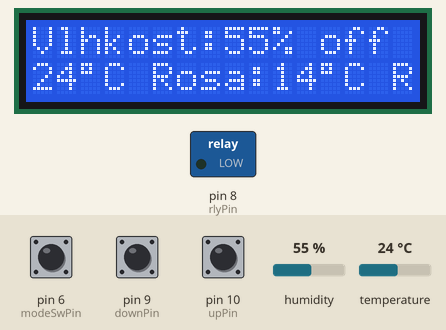
Recording of a sketch running on a simulated Arduino Uno, built with avr-gcc and run on an emulated ATmega328P. Parts: 16×2 character LCD, switched loads named in the sketch (green lamp = pin HIGH). Inputs (shaded band) come from the test bench; at power-on: humidity 55 %, pin 9 (downPin) HIGH, pin 6 (modeSwPin) HIGH, pin 10 (upPin) HIGH, temperature 24 °C. EEPROM starts erased.

Above: at 1.2 s.
1.3 s: humidity set to 72 %
At 2.8 s:
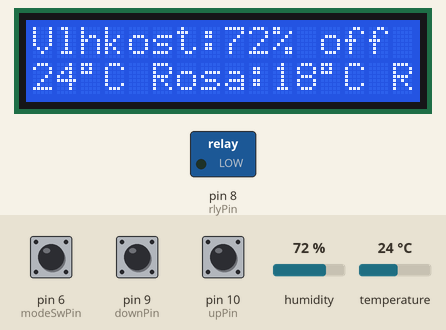
4.0 s: humidity set to 75 %
At 4.8 s:
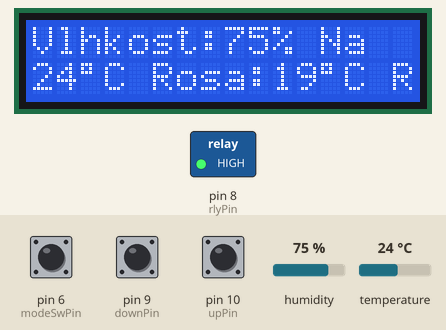
6.7 s: pin 9 (downPin) pulled LOW for 2.35 s
At 9.3 s:
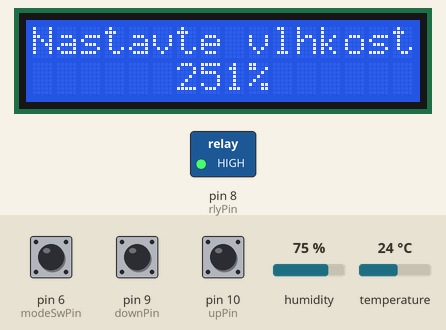
15.0 s: pin 6 (modeSwPin) pulled LOW for 2.35 s
At 16.7 s:
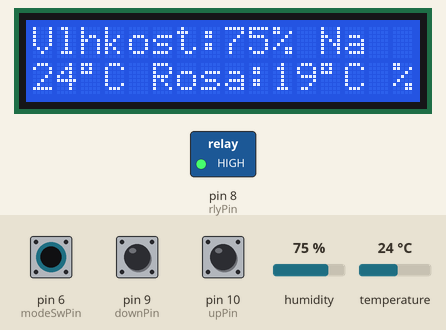
19.6 s: pin 10 (upPin) pulled LOW for 2.35 s
At 20.6 s:
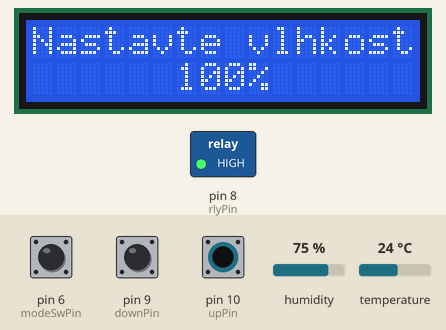
27.9 s: temperature set to 12 °C
At 30.3 s:
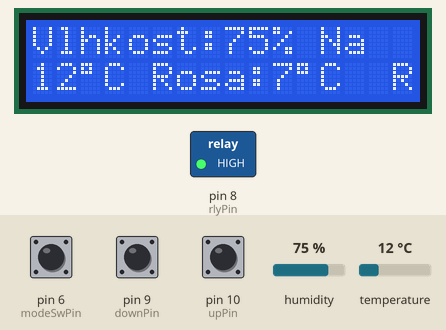
Timing chart, 0 to 31.6 s (numbered marks = the images above; inputs shaded):
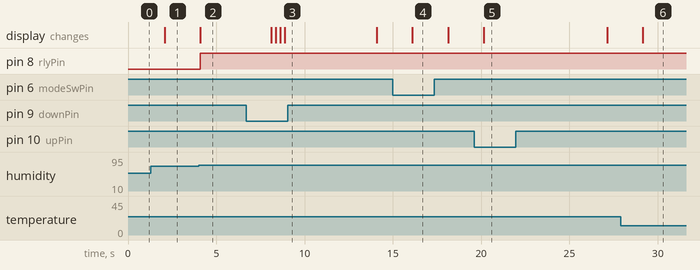

The sketch:

Simpler_dehumidifier_controller.ino
```cpp
// (licence header left out)
#include <dht.h>
dht DHT;
#define DHT22_PIN 7 // DHT data connected to pin 7
#include <LiquidCrystal.h>
#include <EEPROM.h>

LiquidCrystal lcd(12, 11, 5, 4, 3, 2);

// define constants & global variables
const int rlyPin = 8; //defines pin the relay is connected to. relay is active low
boolean confidence = 0; //confidence default
boolean mode = true; // True if dew point selected, false if humidity selected
const int TimerLength = 1800;// number of seconds in an hour / 2 - this sets the minimum time the dehumidifier will remain on for.
int Timer = 0; //timer is off to start
const int modeSwPin = 6;
const int upPin = 10;
const int downPin = 9;
int setPointHumidity; // humidity % set point
int setPointTimer = 0;
int setPointEEPROM;

void setup()
{

  lcd.begin(16, 2); // defines the LCD as a 16 x 2
  pinMode (rlyPin, OUTPUT); // sets our relay pin
  digitalWrite (rlyPin, LOW); // sets the relay off for default condition.
  pinMode (modeSwPin, INPUT_PULLUP); // sets mode switch pin
  pinMode (upPin, INPUT_PULLUP); // sets up control pin
  pinMode (downPin, INPUT_PULLUP); // sets down control pin
  setPointHumidity = EEPROM.read(0);

}

void loop()
{
  int chk = DHT.read22(DHT22_PIN); // these 4 lines get data from the sensor
  int dew = dewPointFast(DHT.temperature, DHT.humidity); // calculate dew point in degrees C
  int temp = (DHT.temperature);
  int humidity = (DHT.humidity);
  int dewTrip = dew + 5; // dew point trip 5 degrees before dew point
  readModeSwitch ();
  setPointAdjust ();

  // writes information about the system to the LCD
  lcd.clear ();
  lcd.print("Vlhkost:"); // Czech for humidity!
  lcd.print (humidity);
  lcd.print("%");
  lcd.setCursor(0, 1);
  lcd.print(temp);
  lcd.print((char)0xDF);
  lcd.print("C");
  lcd.setCursor(5, 1);
  lcd.print("Rosa:"); // Czech for dew!
  lcd.print(dew);
  lcd.print((char)0xDF);
  lcd.print("C");


  // dew detect loop. If the dewTrip point is reached, start the timer running and set the dewFlag flag
  if (mode == true) {
    if ( temp <= dewTrip)  {
      Timer = 1;
    }

    if (Timer >= TimerLength) { // If the timer has expired switch the dehumidifier off.
      Timer = 0;
      digitalWrite (rlyPin, LOW);

    }
  }

  if (mode == false) {
    if (humidity >= setPointHumidity) {
      Timer = 1;
    }
  }


  if (Timer != 0) {               // If the timer is running, switch the dehumidifier on , and write On to the lcd.
    digitalWrite (rlyPin, HIGH);
    lcd.setCursor (12, 0);
    lcd.print ("Na");
    Timer++;
  }

  else {
    lcd.setCursor (12, 0);
    lcd.print ("off");
  }

    if (mode == true) {
      lcd.setCursor(15, 1);
      lcd.print ("R");

    }
   else {
      lcd.setCursor(15, 1);
      lcd.print ("%");
    }

  delay(2000); // we can only get data from the sensor once every 2 seconds.
}

double dewPointFast(double celsius, double humidity)
{
  double a = 17.271;
  double b = 237.7;
  double temp = (a * celsius) / (b + celsius) + log(humidity * 0.01);
  double Td = (b * temp) / (a - temp);
  return Td;
}

void readModeSwitch () {

  if (digitalRead (modeSwPin) == true) {
    mode = true;
  }
  else {
    mode = false;
  }

}

void setPointAdjust () {

  if (digitalRead (upPin) == false) {
    setPointHumidity++;
    if (setPointHumidity >= 101) {
      setPointHumidity = 100;
    }
    lcd.setCursor (0, 0);
    lcd.print ("Nastavte vlhkost  ");
    lcd.setCursor (0, 1);
    lcd.print ("      ");
    lcd.print (setPointHumidity);
    lcd.print ("%               ");
    delay (200);
    setPointTimer = 100;
  }
  if (digitalRead (downPin) == false) {
    setPointHumidity--;
    if (setPointHumidity <= 0 ) {
      setPointHumidity = 1;
    }
    lcd.setCursor (0, 0);
    lcd.print ("Nastavte vlhkost"); // Czech for "Set Humidity"
    lcd.setCursor (0, 1);
    lcd.print ("      ");
    lcd.print (setPointHumidity);
    lcd.print ("%               ");
    delay (200);
    setPointTimer = 100;
  }

  if (setPointTimer == 0) { // delay return to loop for 5000 operations
    setPointEEPROM = EEPROM.read(0);
    if (setPointEEPROM != setPointHumidity) { // if the value changed, write new value to the EEPROM
      EEPROM.write(0, setPointHumidity);

    }
    return;
  }

  setPointTimer --;
  delay (50);
  setPointAdjust ();
}

/*
   Copyright (c) 2017 Andrew Doswell

   Permission is hereby granted, free of charge, to any person obtaining a copy
   of this software and associated documentation files (the "Software"), to deal
   in the Software without restriction, including without limitation the rights
   to use, copy, modify, merge, publish, distribute and sublicense
   copies of the Software, and to permit persons to whom the Software is
   furnished to do so, subject to the following conditions:

   The above copyright notice and this permission notice shall be included in
   all copies or substantial portions of the Software.

   Any commercial use is prohibited without prior arrangement.

   THE SOFTWARE IS PROVIDED "AS IS", WITHOUT WARRANTY OF ANY KIND, EXPRESS OR
   IMPLIED, INCLUDING BUT NOT LIMITED TO THE WARRANTIES OF MERCHANTABILITY,
   FITNESS FOR A PARTICULAR PURPOSE AND NONINFRINGEMENT. IN NO EVENT SHALL THE
   AUTHOR(S) OR COPYRIGHT HOLDER(S) BE LIABLE FOR ANY CLAIM, DAMAGES OR OTHER
   LIABILITY, WHETHER IN AN ACTION OF CONTRACT, TORT OR OTHERWISE, ARISING FROM,
   OUT OF OR IN CONNECTION WITH THE SOFTWARE OR THE USE OR OTHER DEALINGS IN
   THE SOFTWARE.
*/
```

Measured:
- the behaviour switches between 73 and 74 % on humidity (found by bisection; images 1 and 2)
- after the input at 1.3 s, the display: changes after 0.79 s (image 1)
- after the input at 4.0 s, pin 8 (rlyPin): LOW → HIGH after 0.10 s; the display: changes after 0.10 s (image 2)
- after the input at 6.7 s, the display: first changes after 1.4 s (image 3 shows a later state)
- after the input at 15.0 s, the display: changes after 1.1 s (image 4)
- after the input at 19.6 s, the display: changes after 0.53 s (image 5)
- after the input at 27.9 s, the display: changes after 1.2 s (image 6)
